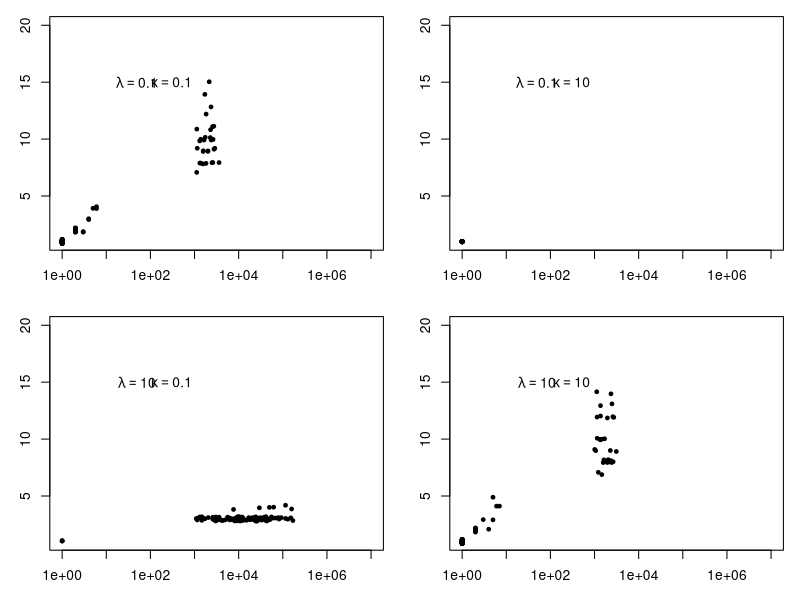

This chart was generated by the following R code: (Note: this script raises an error after producing the figure.)
## ---- chunk 1
library(dplyr)
library(tidyr)
library(ggplot2)
library(ggthemes)
library(magrittr)
library(knitr)
library(scatterplot3d)
library(doParallel)
## ---- chunk 2
dir <- "~/DataScience/SMU/QTW/Unit12/CaseStudy/"
setwd(dir)
knitr::opts_knit$set(root.dir = dir)
knitr::opts_chunk$set(echo = FALSE)
## ---- chunk 3

# only dropped in what we need for any of the questions, even some
# of this is a bit redundant

# vector generate children in BA process
genKidsV = function(bTimes, cTimes, parentID, lambda = 0.5, kappa = 0.3) {
  # Determine how many children each job has
  parentAge = cTimes - bTimes
  # get interarrival times (births)
  numKids = rpois(n = length(parentAge), lambda = lambda * parentAge)
  # if for some reason no children, return NULL
  if (sum(numKids) == 0) return(NULL)
  
  # Determine the birth times of the children  
  # use mapply because runif not vectorizable
  # pass in vectors of numKids, birthTimes and completeTimes
  kidStats = 
    mapply(function(n, min, max) {
      # get birth times for number of kids as part of uniform dist.
      # sort them ascending
      births = sort(runif(n, min, max))
      # get lifetimes as exponential
      runtimes = rexp(n, rate = kappa)
      # add it to parent's complete time (max)
      completes = rep(max, n) + runtimes
      # wrap it in a df
      data.frame(births, completes)
    },
           n = numKids , min = bTimes, max = cTimes, 
           SIMPLIFY = FALSE)
  
 # return IDs for parents, kids, births and completes
  return(data.frame(parentID = rep(parentID, numKids),
                    kidID = 1:sum(numKids), 
                    births = unlist(lapply(kidStats, "[[", "births")), 
                    completes = unlist(lapply(kidStats,"[[", "completes"))
                    ))
}

# use familyTree with maxGen and maxOffspring params
# this function grows a tree instead of applying directly
# to genKidsV
familyTree = function(lambda = 0.5, kappa = 0.3, 
                      maxGen = 10, maxOffspring = 1000) {

  # Return value - a list with 1 data frame per generation.
  allGens = vector(mode = "list", length = maxGen)
  
  # Generate root of the tree
  allGens[[1]] = data.frame(parentID = NA, kidID = 1, 
                            births = 0, # parent is born at 0
                            completes = rexp(1, rate = kappa)) # parent complete 
  
  # sentry for number of offspring
  currentNumOffspring = 0

  # Generate future generations, one at a time.
  for (i in 2:maxGen) {
    nextGen = genKidsV(bTimes = allGens[[ (i - 1) ]]$births, # pass vector of births
                       cTimes = allGens[[ (i - 1) ]]$completes, # pass vector of completes
                       parentID = allGens[[ (i - 1) ]]$kidID, # pass kidID from prev
                       lambda = lambda, kappa = kappa) # lambda and kappas for kids and lifetimes
    
    # if nextGen DF is null, return all before current
    if (is.null(nextGen)) return(allGens[ 1:(i - 1) ]) 
    # else append this generation to the list
    allGens[[ i ]] = nextGen
    # increment sentry var
    currentNumOffspring = currentNumOffspring + nrow(nextGen)
    # stopping condition for number of offspring
    if (currentNumOffspring > maxOffspring) 
      return(allGens[1:i])
  }  
  allGens
}


# iterates over each generation to get num rows
# takes length of entire df to agg num gens
exptOne = function(l, k, mG, mO){
  # Helper function to call familyTree
  # Returns - summary statistics for analysis,
  
  aTree = familyTree(lambda = l, kappa = k, maxGen = mG,
                      maxOffspring = mO)
  numGen = length(aTree)
  numJobs = sum(sapply(aTree, nrow))
  c(numGen, numJobs)
}



# MCBA takes a parameter matrix to iterate over
# it also implements a repeat for monte carlo sims per
# parameter combination
# returns a matrix with cols == number of reps, with each
# column containing num gens and num off spring in rows
MCBA = function(params, repeats = 5, mG = 10, mO = 1000){
  # params: matrix columns of lambda and kappa values
  # For each lambda and kappa pair, run "repeats" times
  
  n = nrow(params)
  mcResults = vector("list", length = n)
  
  for (i in 1:n) {
    cat("param set is ", i, "\n")
    mcResults[[i]] = replicate(repeats,
                               exptOne(l = params[i, 1],
                                       k = params[i, 2],
                                       mG = mG, 
                                       mO = mO))
  }
  mcResults
}


# basic simulation
trialKappas = c(0.1, 10, 0.1, 10)
trialLambdas = c(0.1, 0.1, 10, 10)
trialParams = matrix(c(trialLambdas, trialKappas), ncol = 2)
mcTrialOutput = MCBA(params = trialParams, repeats = 100, 
                     mG = 200, mO = 1000)

#save(mcTrialOutput, file = "mcTrialOutput.rda")

oldPar = par(mfrow = c(2, 2), mar = c(3,3,1,1))

# plot 4 scatters showing the generations and
# number of children / offspring given trialParams
# call invis here b/c output is null in console
invisible(mapply(function(oneSet, lambda, kappa) {
  plot(x = oneSet[2,], y = jitter(oneSet[1, ], 1), log = "x",
       ylim = c(1,20), xlim = c(1, 10^7), pch = 19, cex = 0.6,
       xlab = "num offspring", ylab = "jittered generations1")
  text(x = 50, y = 15, bquote(paste(lambda == .(lambda))) )
  text(x = 300, y = 15, bquote(paste(kappa == .(kappa))) )
  
  }, 
  mcTrialOutput, lambda = trialLambdas, kappa = trialKappas,
  SIMPLIFY = TRUE))

par(oldPar)

# create a param grid

lambdas = c(seq(0.1, 0.6, by = 0.1), seq(0.8, 2, by = 0.2), 
            seq(2.25, 3, by = 0.25))
kappas = c(lambdas, 3.25, 3.50, 3.75, 4.00, 4.50, 5.00)

# expand grid results in a df, cast as matrix
paramGrid = as.matrix(expand.grid(lambdas, kappas))

#registerDoParallel(cores=4)
#mcGrid = MCBA(params = paramGrid, # parameter matrix
#              repeats = 400, # 400 simulations of familyTree for each param combo
#              mG = 20, # max generations per tree
#              mO = 1000) # max offspring

save(mcGrid, file = "data/mcGridOutput2.rda")


# viz - upper quartile of complete times
logUQkids = sapply(mcGrid, function(x) 
               log(quantile(x[2, ], probs = 0.75), base = 10))

UQCut = cut(logUQkids, breaks = c(-0.1, 0.5, 2, max(logUQkids)) )
# get colors for each cut cat
color3 = c("#b3cde3aa", "#8856a7aa", "#810f7caa")
colors = color3[UQCut] # map colors to each upper quartile cut

# 3D plot upper quartiles
library(scatterplot3d)
sdp = scatterplot3d(x = paramGrid[ , 1], y = paramGrid[ , 2], 
                    z = logUQkids, pch = 15, color = colors,
                    xlab = "Lambda", ylab = "Kappa",
                    zlab = "Upper Quartile Offspring",
                    angle = 120, type="h")

legend("left", inset = .08, bty = "n", cex = 0.8,
       legend = c("[0, 0.5)", "[0.5, 2)", "[2, 5)"), 
       fill = color3)



# plot
oldPar  = par(mar = c(4.1, 4.1, 0.5, 0.5))


# what proportions of families for each parameter set hit limits
# of simulation? in this case 20 generations or 1000 offspring
# notice that low values of K (lifetimes) always result in max simulations
# low values of lambda quit out early
mcGridAlive = sapply(mcGrid, function(oneParamSet) {
  sum((oneParamSet[1,] == 20) | (oneParamSet[2,] > 1000)) / 
    length(oneParamSet[2,]) })

filled.contour(lambdas, kappas, 
               matrix(mcGridAlive, nrow = length(lambdas), 
                      ncol = length(kappas)), 
               xlab = "Lambda", ylab = "Kappa", 
               xlim = c(0.1, 3), ylim = c(0.1, 3.1)) 
title('Proportion of Generations > Limit')
par(oldPar)


# plot
oldPar  = par(mar = c(4.1, 4.1, 2, 1))


# proportion of simulations that have 20 or more offspring
mcGridProp20kids = sapply(mcGrid, function(oneParamSet) {
  sum(oneParamSet[2,] > 19) / length(oneParamSet[2,]) })

# matrix for z value in image() 
mcGridProp20kidsMat = matrix(mcGridProp20kids, 
                             nrow = length(lambdas), 
                             ncol = length(kappas))

# breaks and colors for the image map based on proportion cuts
breaks = c(0, 0.10, 0.2, 0.3, 0.5, 0.7, 0.9, 1)
colors = rev(rainbow(10))[-(1:3)]

image(lambdas, kappas, mcGridProp20kidsMat, col = colors,
      breaks = breaks, xlab = "Lambda", ylab = "Kappa", 
      xlim = c(0.05, 3.05), ylim = c(0.05, 3.05))

midBreaks = (breaks[ -8 ] + breaks[ -1 ]) / 2
legend(x = 0.1, y = 3.25, legend = midBreaks, fill = colors, 
       bty = "n", ncol = 7,  xpd = TRUE)

par(oldPar)

## ---- chunk 4


set.seed(seed1)
tree = familyTree(lambda = 0.4, 
                  kappa = 1, 
                  maxGen = 10, 
                  maxOffspring = 100)

# 3209 offspring w/2616 offspring in last gen
length(tree)
sapply(tree, nrow)
sum(sapply(tree, nrow))


# viz gens
maxLife = max(sapply(tree, function(gen) max(gen$completes)))
numFamily = sum(sapply(tree, nrow))

plot(0,0, ylim = c(0.5, numFamily + 0.5), xlim = c(0, maxLife),
     xlab = "Time", ylab = "", type ="n",
     axes = FALSE)

box()
axis(1)
numGen = length(tree)
numKids = sapply(tree, nrow)
treeN = tree[ 2:(numGen + 1) ]
birthNum = c(0, cumsum(sapply(tree, nrow))[ -length(tree)])
axis(2, at = birthNum + 1, 
     labels = paste("Gen", 1:numGen), tick = FALSE, las = 1)

mapply(function(gen, nextGen, birthNum) {
  birthOrder = birthNum + (1:nrow(gen))
  segments(x0 = gen$births, x1 = gen$completes, y0 = birthOrder,
          lwd = 3, col = "grey")
  abline(h = 0.5 + max(birthOrder), lty = 2, col="black" )
  if (all(!is.na(nextGen$births)))
  points(x = nextGen$births, y = birthOrder[nextGen$parentID],
         pch = 4)
  },
  gen = tree, nextGen = treeN, birthNum = birthNum )

set.seed(seed2)
exptOne(1, 0.5, 100, 1000)
